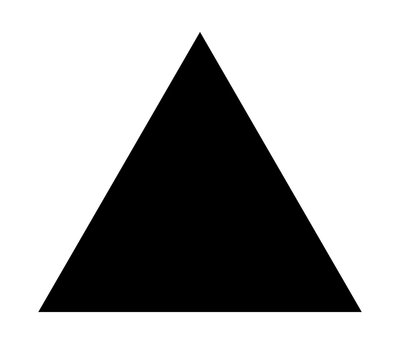
#> input picture Computer Vision/triangle.jpg, 400 x 360 px, found by its file name
$ python contour_func.py
#> lines starting #> are read from the running program, lines starting #| are printed output that depends on the picture; after the words box and inside, x2 and y2 are one past the last pixel; in counts of white or black regions, pixels touching at a corner belong together
# [4 lines of commented-out code are left out]

import cv2
img = cv2.imread("E:/DeepDive/Computer Vision/triangle.jpg")
#> img is the input picture: shape (360, 400, 3); min 0, max 255, mean 174.8
gray = cv2.cvtColor(img , cv2.COLOR_BGR2GRAY)
_ , thresh = cv2.threshold(gray , 200 , 255 , cv2.THRESH_BINARY)
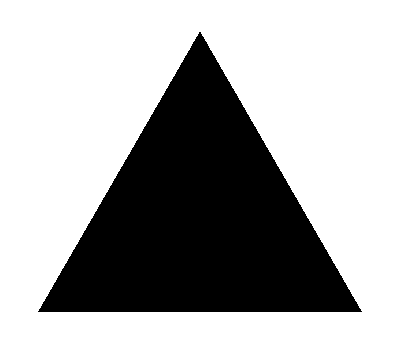
#> thresh: shape (360, 400); 68.4% white; 1 black region

#FIND CONTOURS
contours , hierarchy = cv2.findContours(thresh, cv2.RETR_TREE , cv2.CHAIN_APPROX_SIMPLE)
#> contours = 2 contours; box (x1, y1, x2, y2) and area: (0, 0, 400, 360) 143241, (37, 31, 363, 313) 45922

cv2.drawContours(img , contours , -1 , (0 , 255 , 0) , 3)
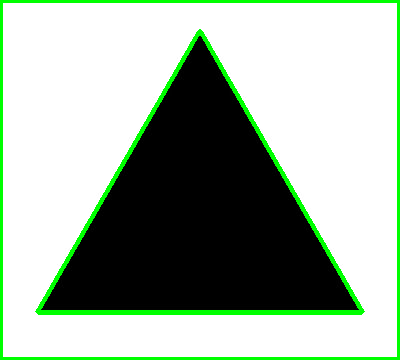
#> img: shape (360, 400, 3); 6.21% of pixels changed, all inside (x1, y1, x2, y2) = (0, 0, 400, 360)

for contour in contours:
    approx = cv2.approxPolyDP(contour , 0.01*cv2.arcLength(contour , True) , True)
    corners = len(approx)

    if corners == 3:
        shape_name = "Triangle"
    elif corners == 4:
        shape_name = "Rectangle"
    elif corners == 5:
        shape_name = "Pentagon"
    elif corners > 5:
        shape_name = "Circle"
    else:
        shape_name = "Unknown"

    cv2.drawContours(img , [approx] , 0 , (0 , 255,0) , 2)
    x = approx.ravel()[0]                  #ravel --> multidim. array --> linear convertion
    y = approx.ravel()[1] - 10
    cv2.putText(img , shape_name , (x,y) , cv2.FONT_HERSHEY_COMPLEX , 0.6 , (255, 0 , 0) , 2)
#> this loop made 2 passes
#> (approx, corners, shape_name, x, y) on passes 1 to 2: ([[0, 0], [0, 359], [399, 359], [399, 0]], 4, 'Rectangle', 0, -10), ([[199, 31], [361, 312], [37, 311]], 3, 'Triangle', 199, 21)
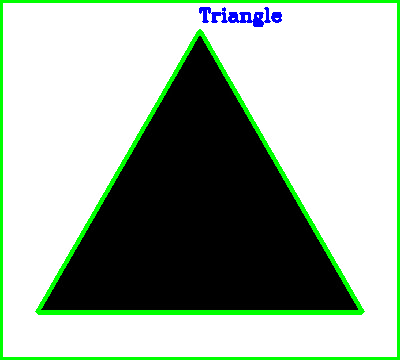
#> img: shape (360, 400, 3); 0.52% of pixels changed, all inside (x1, y1, x2, y2) = (199, 7, 359, 310)

cv2.imshow("Contours" , img)
cv2.waitKey(0)
cv2.destroyAllWindows()
